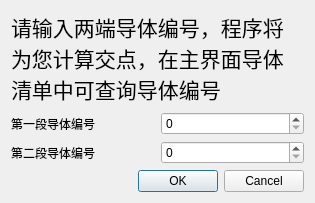
<?xml version="1.0" encoding="UTF-8"?>
<ui version="4.0">
 <class>CreatPointDialog</class>
 <widget class="QDialog" name="CreatPointDialog">
  <property name="geometry">
   <rect>
    <x>0</x>
    <y>0</y>
    <width>315</width>
    <height>203</height>
   </rect>
  </property>
  <property name="windowTitle">
   <string>根据现有导体交点生成电源接入点</string>
  </property>
  <layout class="QVBoxLayout" name="verticalLayout">
   <item>
    <widget class="QLabel" name="label">
     <property name="text">
      <string>&lt;html&gt;&lt;head/&gt;&lt;body&gt;&lt;p&gt;&lt;span style=&quot; font-size:16pt;&quot;&gt;           请输入两端导体编号，程序将为您计算交点，在主界面导体清单中可查询导体编号&lt;/span&gt;&lt;/p&gt;&lt;/body&gt;&lt;/html&gt;</string>
     </property>
     <property name="wordWrap">
      <bool>true</bool>
     </property>
    </widget>
   </item>
   <item>
    <layout class="QGridLayout" name="gridLayout">
     <item row="0" column="0">
      <widget class="QLabel" name="label_2">
       <property name="text">
        <string>第一段导体编号</string>
       </property>
      </widget>
     </item>
     <item row="0" column="1">
      <widget class="QSpinBox" name="spinBox1"/>
     </item>
     <item row="1" column="0">
      <widget class="QLabel" name="label_3">
       <property name="text">
        <string>第二段导体编号</string>
       </property>
      </widget>
     </item>
     <item row="1" column="1">
      <widget class="QSpinBox" name="spinBox2"/>
     </item>
    </layout>
   </item>
   <item>
    <widget class="QDialogButtonBox" name="buttonBox">
     <property name="orientation">
      <enum>Qt::Horizontal</enum>
     </property>
     <property name="standardButtons">
      <set>QDialogButtonBox::Cancel|QDialogButtonBox::Ok</set>
     </property>
    </widget>
   </item>
  </layout>
 </widget>
 <resources/>
 <connections>
  <connection>
   <sender>buttonBox</sender>
   <signal>rejected()</signal>
   <receiver>CreatPointDialog</receiver>
   <slot>reject()</slot>
   <hints>
    <hint type="sourcelabel">
     <x>316</x>
     <y>260</y>
    </hint>
    <hint type="destinationlabel">
     <x>286</x>
     <y>274</y>
    </hint>
   </hints>
  </connection>
 </connections>
</ui>
